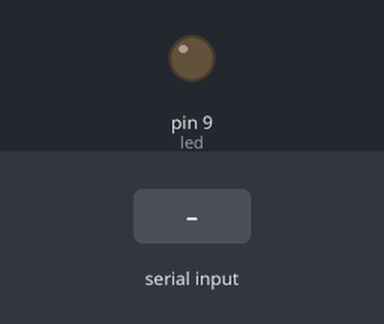
Recording of a sketch running on a simulated Arduino Uno, built with avr-gcc and run on an emulated ATmega328P. Parts: output pins drawn as LEDs (lit = HIGH). The inputs (shaded band) are chosen by the test bench.

Above: at 1.2 s.
1.3 s: "L" received over Serial
At 2.5 s:
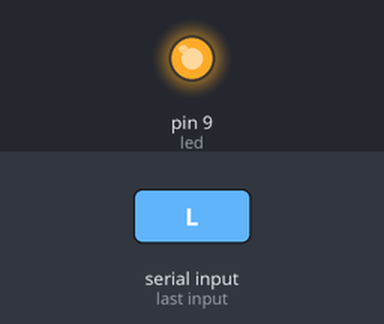
2.8 s: "R" received over Serial
At 3.7 s:
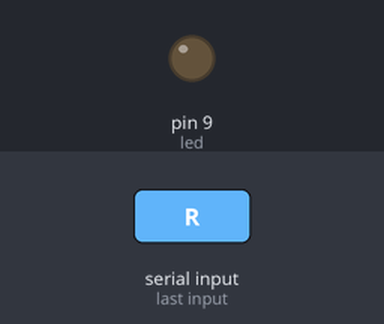
Timing chart, 0 to 5.8 s (numbered marks = the images above; inputs shaded):
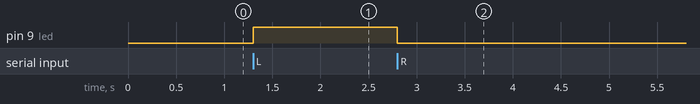

The sketch:

receba.ino
```cpp
int led = 9;

void setup() {
  // put your setup code here, to run once:

  pinMode(led, OUTPUT);
  Serial.begin(9600);
}

void loop() {
  // put your main code here, to run repeatedly:
  if (Serial.available() > 0) {
    char commando = Serial.read();
    if (commando == 'L') {
      digitalWrite(led, HIGH);
    }
    else if (commando == 'R') {
    digitalWrite(led, LOW);
    }
  }
}
```

Measured:
- after the input at 1.3 s, pin 9 (led): LOW → HIGH at once
- after the input at 2.8 s, pin 9 (led): HIGH → LOW at once
